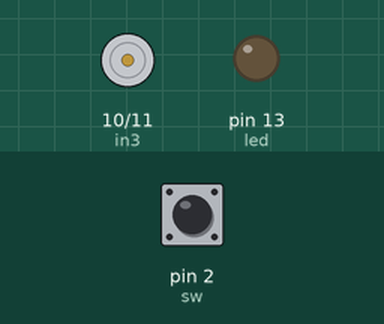
Simulated run of this sketch. Board: Arduino Uno, built with avr-gcc and run on an emulated ATmega328P. Parts: motor-driver pin pairs drawn as motors (green arrow = first pin HIGH = forward, orange = second pin HIGH = backward, longer = more drive, scaled by the enable pin), output pins drawn as LEDs (lit = HIGH). Inputs (shaded band) come from the test bench; at power-on: pin 2 (sw) HIGH.

Above: at 2.8 s.
2.9 s: pin 2 (sw) pulled LOW for 1.2 s
At 3.6 s:
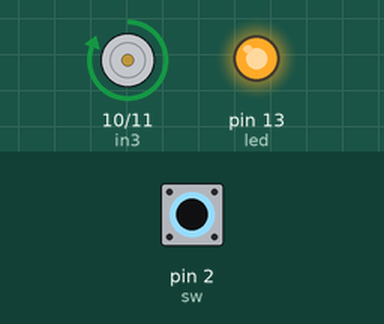
At 14.4 s:
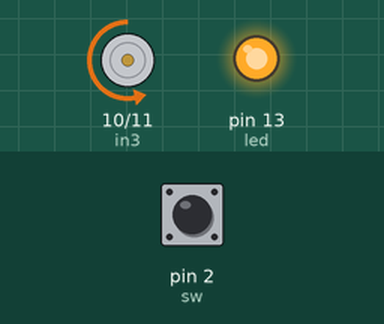
Timing chart, 0 to 15.5 s (numbered marks = the images above; inputs shaded):
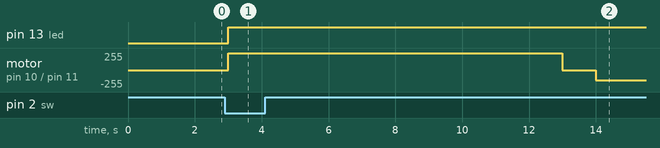

Measured:
- after the input at 2.9 s, pin 13 (led): LOW → HIGH after 0.10 s; motor on pin 10 (in3) / pin 11 (in4): stopped → forward 255/255 after 0.10 s, → stopped 10.0 s later, → backward 150/255 1.0 s later

The sketch:

Motor.ino
```cpp
int en = 9, in3 = 10, in4 = 11, sw = 2, led = LED_BUILTIN, mode = 0;

void setup() {
  pinMode(en, OUTPUT);
  pinMode(in3, OUTPUT);
  pinMode(in4, OUTPUT);
  pinMode(led, OUTPUT);
  pinMode(sw, INPUT);
}

void loop() {
  if (!digitalRead(sw)) {
    digitalWrite(led, HIGH);
    analogWrite(en, 255);

    digitalWrite(in3, HIGH);
    digitalWrite(in4, LOW);
    delay(10000);
    digitalWrite(in3, LOW);
    digitalWrite(in4, LOW);
    delay(1000);
    analogWrite(en, 150);
    digitalWrite(in3, LOW);
    digitalWrite(in4, HIGH);
    delay(3000);
    digitalWrite(in3, LOW);
    digitalWrite(in4, LOW);
    delay(1000);
    analogWrite(en, 200);
    digitalWrite(in3, LOW);
    digitalWrite(in4, HIGH);
    delay(7000);
    digitalWrite(in3, LOW);
    digitalWrite(in4, LOW);
    delay(1000);
  }
  else {
    digitalWrite(led, LOW);
    digitalWrite(in3, LOW);
    digitalWrite(in4, LOW);
    delay(1000);
  }
}
```
